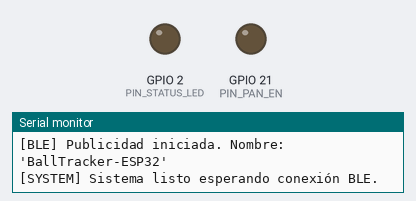
Bench run of a program on a simulated ESP32. Shown: output pins drawn as LEDs (lit = HIGH), the last lines printed to the serial monitor. Nothing arrives over Bluetooth unless stated; a phone connects over Bluetooth LE 3 s after start.

Above: at 1.1 s.
At 4.1 s:
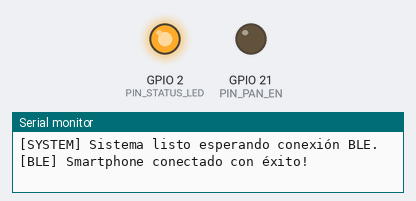
Timing chart, 0 to 5.6 s (numbered marks = the images above):
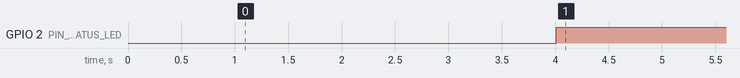

The program:

main.cpp
```cpp
#include <Arduino.h>
#include "config.h"
#include "motor_controller.h"
#include "ble_handler.h"

MotorController motor;
BleHandler ble(motor);

void setup() {
    Serial.begin(115200);
    delay(1000);
    Serial.println("\n=============================================");
    Serial.println("   ESP32 SOCCER BALL TRACKER MOUNT v1.0      ");
    Serial.println("=============================================");

    motor.begin();
    ble.begin();

    Serial.println("[SYSTEM] Sistema listo esperando conexión BLE.");
}

void loop() {
    // Actualización de alta frecuencia de pasos de motor y watchdog
    motor.update();

    // Pequeño yield para evitar saturar el watchdog del ESP32
    yield();
}
```

ble_handler.cpp
```cpp
#include "ble_handler.h"

// Callbacks del Servidor BLE (Conexión / Desconexión)
class ServerCallbacks : public NimBLEServerCallbacks {
public:
    ServerCallbacks(BleHandler& handler) : handler(handler) {}

    void onConnect(NimBLEServer* pServer) override {
        handler.deviceConnected = true;
        digitalWrite(PIN_STATUS_LED, HIGH);
        Serial.println("[BLE] Smartphone conectado con éxito!");
    }

    void onDisconnect(NimBLEServer* pServer) override {
        handler.deviceConnected = false;
        handler.motor.stop();
        digitalWrite(PIN_STATUS_LED, LOW);
        Serial.println("[BLE] Smartphone desconectado. Reiniciando publicidad BLE...");
        NimBLEDevice::startAdvertising();
    }

private:
    BleHandler& handler;
};

// Callbacks de Escritura de Comandos desde el Smartphone
class RxCallbacks : public NimBLECharacteristicCallbacks {
public:
    RxCallbacks(MotorController& motor) : motor(motor) {}

    void onWrite(NimBLECharacteristic* pCharacteristic) override {
        std::string rawData = pCharacteristic->getValue();
        size_t len = rawData.length();

        // Estructura esperada del paquete (6 bytes):
        // [0xAA, pan_dir (0 o 1), pan_speed (0..255), tilt_dir, tilt_speed, checksum]
        if (len >= 6 && (uint8_t)rawData[0] == 0xAA) {
            uint8_t header = (uint8_t)rawData[0];
            uint8_t panDir = (uint8_t)rawData[1];
            uint8_t panSpeed = (uint8_t)rawData[2];
            uint8_t tiltDir = (uint8_t)rawData[3];
            uint8_t tiltSpeed = (uint8_t)rawData[4];
            uint8_t receivedChecksum = (uint8_t)rawData[5];

            uint8_t calculatedChecksum = (header ^ panDir ^ panSpeed ^ tiltDir ^ tiltSpeed) & 0xFF;

            if (receivedChecksum == calculatedChecksum) {
                // Cálculo de velocidad normalizada [-1.0, 1.0]
                float normSpeed = (float)panSpeed / 255.0f;
                float finalVelocity = (panDir == 1) ? normSpeed : -normSpeed;

                motor.setPanVelocity(finalVelocity);
            } else {
                Serial.printf("[BLE ERR] Checksum inválido: Calc=0x%02X, Recv=0x%02X\n",
                              calculatedChecksum, receivedChecksum);
            }
        }
    }

private:
    MotorController& motor;
};

BleHandler::BleHandler(MotorController& motorCtrl)
    : motor(motorCtrl),
      pServer(nullptr),
      pRxCharacteristic(nullptr),
      pTxCharacteristic(nullptr),
      deviceConnected(false) {}

void BleHandler::begin() {
    pinMode(PIN_STATUS_LED, OUTPUT);
    digitalWrite(PIN_STATUS_LED, LOW);

    Serial.println("[BLE] Inicializando NimBLE Stack...");
    NimBLEDevice::init(BLE_DEVICE_NAME);
    NimBLEDevice::setPower(ESP_PWR_LVL_P9); // Máxima potencia de transmisión (+9dBm)

    pServer = NimBLEDevice::createServer();
    pServer->setCallbacks(new ServerCallbacks(*this));

    NimBLEService* pService = pServer->createService(SERVICE_UUID);

    // Característica para recibir comandos de la App
    pRxCharacteristic = pService->createCharacteristic(
        CHARACTERISTIC_UUID_RX,
        NIMBLE_PROPERTY::WRITE | NIMBLE_PROPERTY::WRITE_NR
    );
    pRxCharacteristic->setCallbacks(new RxCallbacks(motor));

    // Característica para telemetría hacia la App (opcional)
    pTxCharacteristic = pService->createCharacteristic(
        CHARACTERISTIC_UUID_TX,
        NIMBLE_PROPERTY::NOTIFY
    );

    pService->start();

    NimBLEAdvertising* pAdvertising = NimBLEDevice::getAdvertising();
    pAdvertising->addServiceUUID(SERVICE_UUID);
    pAdvertising->setScanResponse(true);
    pAdvertising->start();

    Serial.printf("[BLE] Publicidad iniciada. Nombre: '%s'\n", BLE_DEVICE_NAME);
}

bool BleHandler::isClientConnected() const {
    return deviceConnected;
}
```

ble_handler.h
```cpp
#pragma once

#include <Arduino.h>
#include <NimBLEDevice.h>
#include "config.h"
#include "motor_controller.h"

class BleHandler {
public:
    BleHandler(MotorController& motorCtrl);
    void begin();
    bool isClientConnected() const;

private:
    MotorController& motor;
    NimBLEServer* pServer;
    NimBLECharacteristic* pRxCharacteristic;
    NimBLECharacteristic* pTxCharacteristic;
    bool deviceConnected;

    friend class ServerCallbacks;
    friend class RxCallbacks;
};
```

motor_controller.cpp
```cpp
#include "motor_controller.h"

MotorController::MotorController()
    : stepperPan(AccelStepper::DRIVER, PIN_PAN_STEP, PIN_PAN_DIR),
      targetSpeed(0.0f),
      lastCommandTime(0),
      enabled(false) {}

void MotorController::begin() {
    pinMode(PIN_PAN_EN, OUTPUT);
    digitalWrite(PIN_PAN_EN, LOW); // Activar driver (TMC2208 activo en LOW)
    enabled = true;

    stepperPan.setMaxSpeed(MAX_PAN_SPEED);
    stepperPan.setAcceleration(PAN_ACCELERATION);
    stepperPan.setSpeed(0.0f);
    lastCommandTime = millis();
}

void MotorController::setPanVelocity(float normalizedSpeed) {
    // normalizedSpeed viene en rango [-1.0, 1.0]
    normalizedSpeed = constrain(normalizedSpeed, -1.0f, 1.0f);

    // Si la velocidad es insignificante (zona muerta), frenar
    if (abs(normalizedSpeed) < 0.02f) {
        targetSpeed = 0.0f;
    } else {
        targetSpeed = normalizedSpeed * MAX_PAN_SPEED;
    }

    stepperPan.setSpeed(targetSpeed);
    lastCommandTime = millis();
}

void MotorController::stop() {
    targetSpeed = 0.0f;
    stepperPan.setSpeed(0.0f);
}

void MotorController::update() {
    // Failsafe Watchdog: Si no recibimos comandos de la app en más de COMMAND_TIMEOUT_MS, frenar
    if (millis() - lastCommandTime > COMMAND_TIMEOUT_MS) {
        if (targetSpeed != 0.0f) {
            targetSpeed = 0.0f;
            stepperPan.setSpeed(0.0f);
        }
    }

    // Ejecutar el paso de tiempo para velocidad continua
    stepperPan.runSpeed();
}

bool MotorController::isMoving() const {
    return abs(targetSpeed) > 0.01f;
}
```

motor_controller.h
```cpp
#pragma once

#include <Arduino.h>
#include <AccelStepper.h>
#include "config.h"

class MotorController {
public:
    MotorController();
    void begin();
    void update();
    void setPanVelocity(float normalizedSpeed); // -1.0 a +1.0
    void stop();
    bool isMoving() const;

private:
    AccelStepper stepperPan;
    float targetSpeed;
    unsigned long lastCommandTime;
    bool enabled;
};
```

config.h
```cpp
#pragma once

#include <Arduino.h>

// ==========================================
// Configuración de Pines del ESP32
// ==========================================
// Driver TMC2208 / A4988 para Motor Pan (Horizontal)
#define PIN_PAN_STEP    18   // Pin de paso (STEP)
#define PIN_PAN_DIR     19   // Pin de dirección (DIR)
#define PIN_PAN_EN      21   // Pin de habilitación (ENABLE, Activo en LOW)

// Driver Opcional para Motor Tilt (Vertical) o Servo
#define PIN_TILT_STEP   22
#define PIN_TILT_DIR    23
#define PIN_TILT_EN     25

// LED indicador de estado BLE
#define PIN_STATUS_LED  2    // LED interno en la mayoría de placas ESP32

// ==========================================
// Parámetros de Movimiento
// ==========================================
#define MAX_PAN_SPEED       3200.0f  // Pasos por segundo (con 1/16 micropasos = 1 vuelta/seg)
#define PAN_ACCELERATION    4000.0f  // Aceleración pasos/s^2 para movimiento suave
#define COMMAND_TIMEOUT_MS  600      // Si no recibe datos en 600ms, frena por seguridad

// ==========================================
// UUIDs de Bluetooth Low Energy (BLE)
// ==========================================
#define BLE_DEVICE_NAME             "BallTracker-ESP32"
#define SERVICE_UUID                "4fafc201-1fb5-459e-8fcc-c5c9c331914b"
#define CHARACTERISTIC_UUID_RX      "beb5483e-36e1-4688-b7f5-ea07361b26a8" // Escribir comandos desde App
#define CHARACTERISTIC_UUID_TX      "beb5483e-36e1-4688-b7f5-ea07361b26a9" // Notificaciones hacia App
```

Measured:
- by itself, GPIO 2 (PIN_STATUS_LED): LOW → HIGH at 4.0 s
